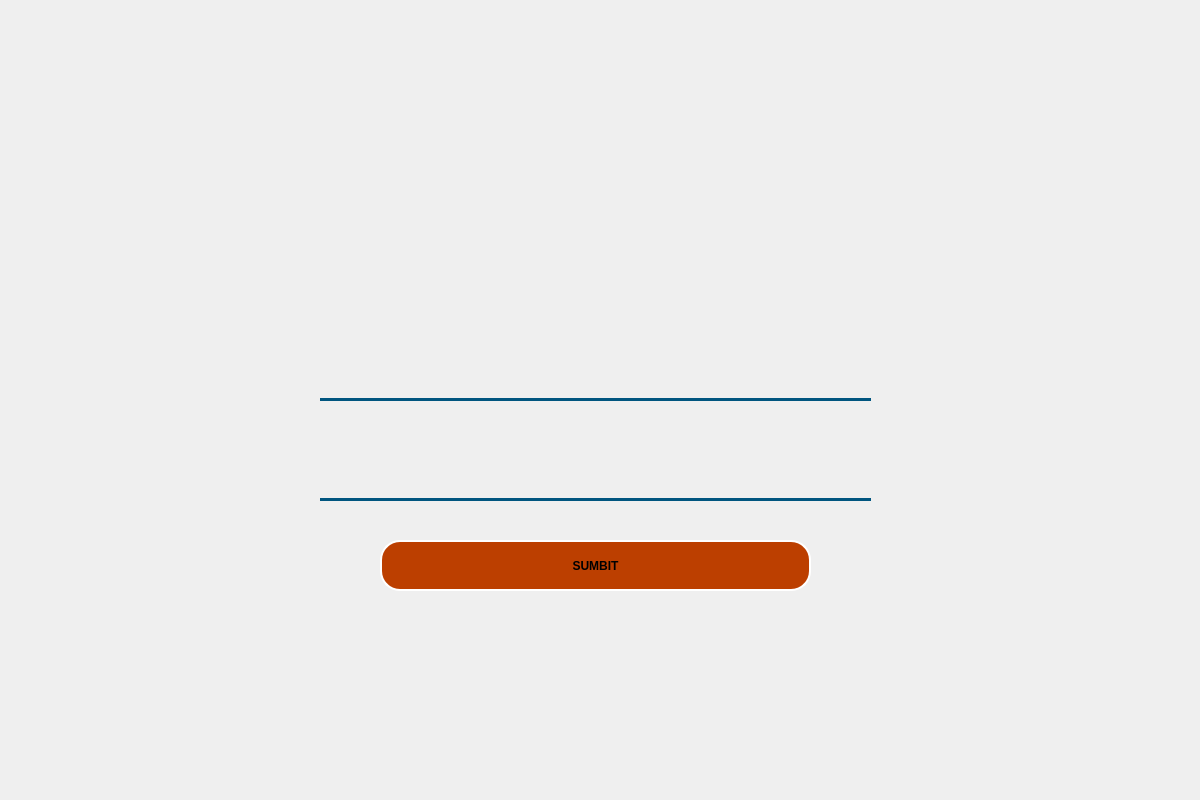
<?xml version="1.0" encoding="UTF-8"?>
<ui version="4.0">
 <class>MainWindow</class>
 <widget class="QMainWindow" name="MainWindow">
  <property name="geometry">
   <rect>
    <x>0</x>
    <y>0</y>
    <width>1200</width>
    <height>800</height>
   </rect>
  </property>
  <property name="cursor">
   <cursorShape>ArrowCursor</cursorShape>
  </property>
  <property name="windowTitle">
   <string>Login Page</string>
  </property>
  <property name="windowIcon">
   <iconset resource="image.qrc">
    <normaloff>:/images/Screenshot (264).png</normaloff>:/images/Screenshot (264).png</iconset>
  </property>
  <property name="styleSheet">
   <string notr="true">#centralwidget{
border-image:url(:/images/login.png);
}</string>
  </property>
  <widget class="QWidget" name="centralwidget">
   <widget class="QPushButton" name="pushButton">
    <property name="geometry">
     <rect>
      <x>980</x>
      <y>710</y>
      <width>181</width>
      <height>61</height>
     </rect>
    </property>
    <property name="cursor">
     <cursorShape>PointingHandCursor</cursorShape>
    </property>
    <property name="styleSheet">
     <string notr="true">border:2px solid transparent;</string>
    </property>
    <property name="text">
     <string/>
    </property>
   </widget>
   <widget class="QLineEdit" name="lineEdit">
    <property name="geometry">
     <rect>
      <x>320</x>
      <y>360</y>
      <width>551</width>
      <height>41</height>
     </rect>
    </property>
    <property name="styleSheet">
     <string notr="true">QLineEdit{
background-color:transparent;
border : 3px solid transparent;
	font: 14pt &quot;MS Shell Dlg 2&quot;;
font:bold;
color:white;
	border-bottom-color: rgb(0, 85, 127);
}</string>
    </property>
    <property name="text">
     <string/>
    </property>
   </widget>
   <widget class="QLineEdit" name="lineEdit_2">
    <property name="geometry">
     <rect>
      <x>320</x>
      <y>460</y>
      <width>551</width>
      <height>41</height>
     </rect>
    </property>
    <property name="styleSheet">
     <string notr="true">QLineEdit{
background-color:transparent;
border : 3px solid transparent;
	font: 14pt &quot;MS Shell Dlg 2&quot;;
font:bold;
color:white;
	border-bottom-color: rgb(0, 85, 127);
}</string>
    </property>
    <property name="text">
     <string/>
    </property>
    <property name="echoMode">
     <enum>QLineEdit::Password</enum>
    </property>
   </widget>
   <widget class="QPushButton" name="pushButton_2">
    <property name="geometry">
     <rect>
      <x>380</x>
      <y>540</y>
      <width>431</width>
      <height>51</height>
     </rect>
    </property>
    <property name="cursor">
     <cursorShape>PointingHandCursor</cursorShape>
    </property>
    <property name="styleSheet">
     <string notr="true">font: 16pt &quot;MS Shell Dlg 2&quot;;
font:bold;
color:black;
border-radius:20px;
border:2px solid white;
background-color: rgb(188, 63, 0);</string>
    </property>
    <property name="text">
     <string>SUMBIT</string>
    </property>
   </widget>
   <widget class="QLabel" name="label">
    <property name="geometry">
     <rect>
      <x>240</x>
      <y>610</y>
      <width>711</width>
      <height>51</height>
     </rect>
    </property>
    <property name="styleSheet">
     <string notr="true">font: 12pt &quot;MS Shell Dlg 2&quot;;
font:bold;
color:white;</string>
    </property>
    <property name="text">
     <string/>
    </property>
   </widget>
   <widget class="QLabel" name="label_2">
    <property name="geometry">
     <rect>
      <x>0</x>
      <y>0</y>
      <width>431</width>
      <height>151</height>
     </rect>
    </property>
    <property name="text">
     <string/>
    </property>
    <property name="pixmap">
     <pixmap resource="image.qrc">:/images/Screenshot_275_1_430x150.png</pixmap>
    </property>
   </widget>
  </widget>
 </widget>
 <resources>
  <include location="image.qrc"/>
 </resources>
 <connections/>
</ui>
